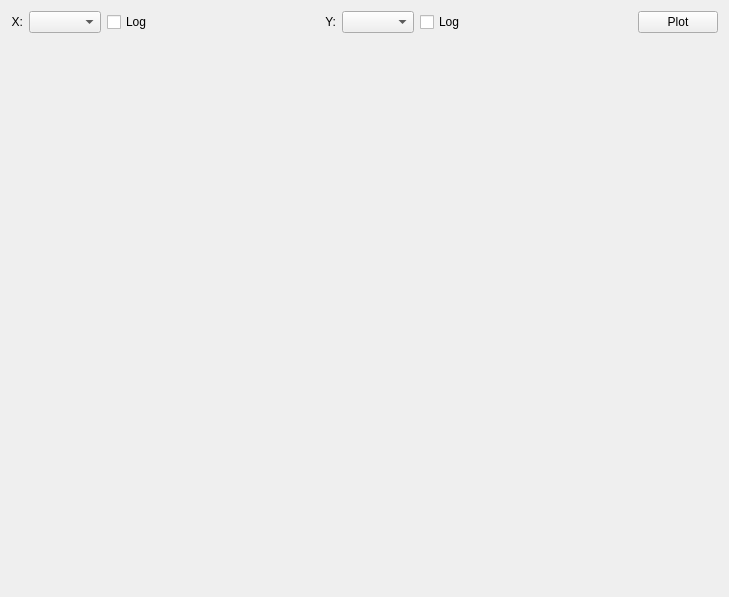
<?xml version="1.0" encoding="UTF-8"?>
<ui version="4.0">
  <class>PlotWindow</class>
  <widget class="QWidget" name="PlotWindow">
    <property name="geometry">
      <rect>
        <x>0</x>
        <y>0</y>
        <width>729</width>
        <height>597</height>
      </rect>
    </property>
    <property name="windowTitle">
      <string>Form</string>
    </property>
    <layout class="QVBoxLayout" name="verticalLayout_2">
      <item>
        <layout class="QHBoxLayout" name="horizontalLayout">
          <item>
            <widget class="QLabel" name="label_2">
              <property name="text">
                <string>X:</string>
              </property>
              <property name="alignment">
                <set>Qt::AlignRight|Qt::AlignTrailing|Qt::AlignVCenter</set>
              </property>
            </widget>
          </item>
          <item>
            <widget class="QComboBox" name="xComboBox" />
          </item>
          <item>
            <widget class="QCheckBox" name="logxCheckBox">
              <property name="text">
                <string>Log</string>
              </property>
            </widget>
          </item>
          <item>
            <spacer name="horizontalSpacer">
              <property name="orientation">
                <enum>Qt::Horizontal</enum>
              </property>
              <property name="sizeHint" stdset="0">
                <size>
                  <width>40</width>
                  <height>20</height>
                </size>
              </property>
            </spacer>
          </item>
          <item>
            <widget class="QLabel" name="label">
              <property name="text">
                <string>Y:</string>
              </property>
              <property name="alignment">
                <set>Qt::AlignRight|Qt::AlignTrailing|Qt::AlignVCenter</set>
              </property>
            </widget>
          </item>
          <item>
            <widget class="QComboBox" name="yComboBox" />
          </item>
          <item>
            <widget class="QCheckBox" name="logyCheckBox">
              <property name="text">
                <string>Log</string>
              </property>
            </widget>
          </item>
          <item>
            <spacer name="horizontalSpacer_2">
              <property name="orientation">
                <enum>Qt::Horizontal</enum>
              </property>
              <property name="sizeHint" stdset="0">
                <size>
                  <width>40</width>
                  <height>20</height>
                </size>
              </property>
            </spacer>
          </item>
          <item>
            <widget class="QPushButton" name="plotButton">
              <property name="text">
                <string>Plot</string>
              </property>
            </widget>
          </item>
        </layout>
      </item>
      <item>
        <widget class="QCustomPlot" name="customPlot" native="true" />
      </item>
    </layout>
  </widget>
  <customwidgets>
    <customwidget>
      <class>QCustomPlot</class>
      <extends>QWidget</extends>
      <header>qcustomplot.h</header>
      <container>1</container>
    </customwidget>
  </customwidgets>
  <resources />
  <connections />
</ui>
